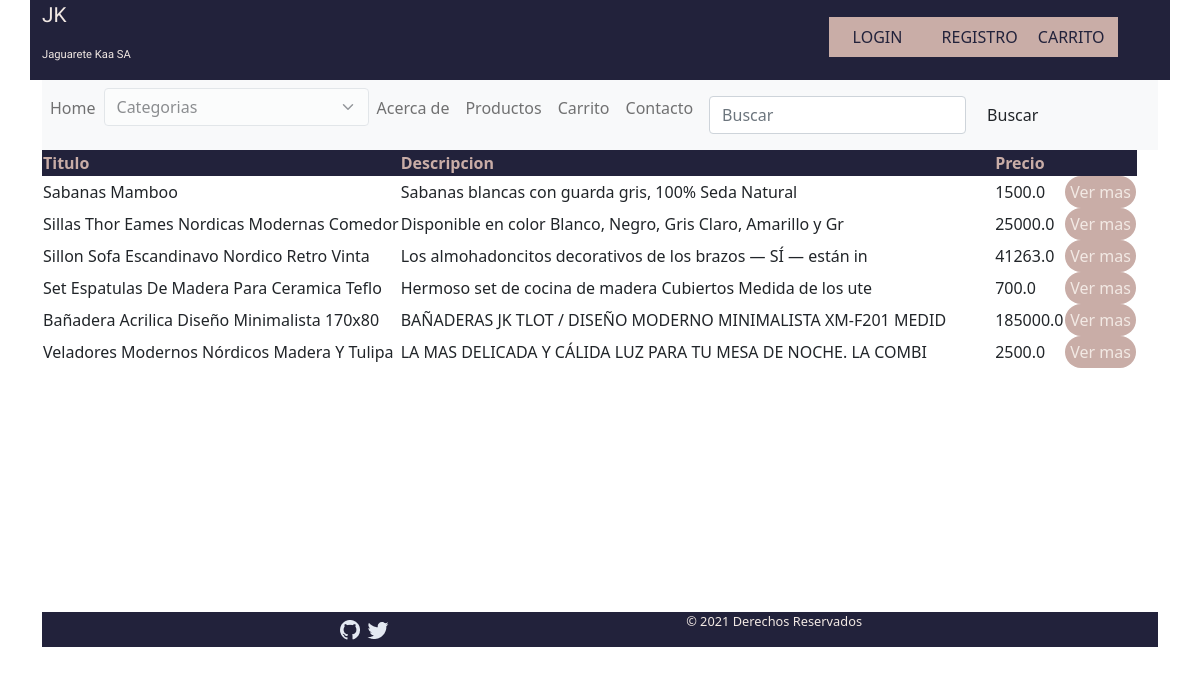
The app's page /producto/, older data.
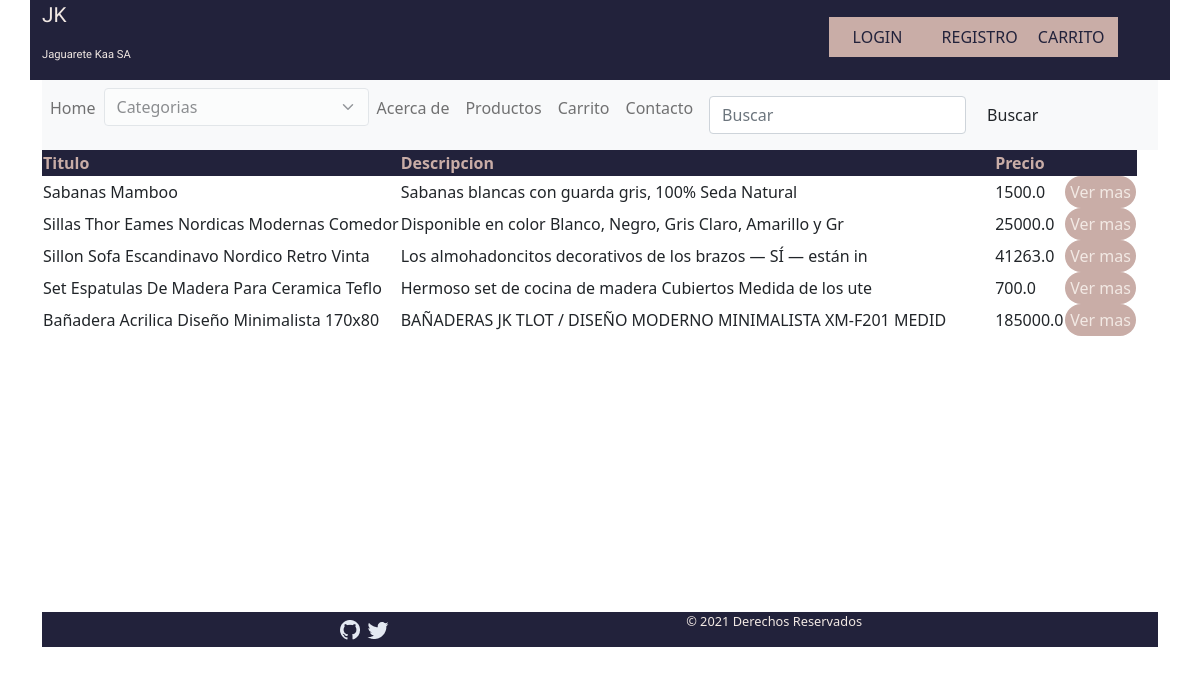
The same page, newer data.
### CARRITO/models.py (models this page shows, shortened)
class Producto(models.Model):
    titulo =  models.CharField(max_length=100)
    imagenProducto =  models.ImageField(upload_to='productos',blank = True, null = True)
    descripcion = models.CharField(max_length=100)
    precio =  models.FloatField()
    categoria = models.ForeignKey(Categoria,on_delete= models.CASCADE, null=False)
    created =  models.DateTimeField(auto_now_add=True)
    updated =  models.DateTimeField(auto_now_add=True)

### CARRITO/views.py (the view)
# urls.py: path('producto/', views.producto, name='Producto'),
def producto(request):
    productos = Producto.objects.all()
    for producto in productos:
        producto.titulo =  producto.titulo[:43]
        producto.descripcion =  producto.descripcion[:60]
    return render(request,"productos/producto.html",{'productos':productos})

### CARRITO/context_processors.py (called while the page is built)
def extras(request):
    categorias =  Categoria.objects.all()
    return {'categorias':categorias}

### CARRITO/templates/productos/producto.html (shortened to what this page needs)
{% extends "layout.html" %}
{% block content %}
            <table>
                <tr>
                    <th class="head_tabla">Titulo</th>
                    <th class="head_tabla">Descripcion</th>
                    <th class="head_tabla">Precio</th>
                    <th class="head_tabla">  </th>
                </tr>
                {% for producto in productos %}
                            <tr class="row_tabla">
                                <td class="col_tabla">{{ producto.titulo}}</td>
                                <td class="col_tabla descripcion">{{producto.descripcion}}</td>
                                <td class="col_tabla">{{producto.precio}}</td>
                                <td class="col_tabla"><a class=" link_producto"href="{% url 'verProducto' producto.id %}">Ver mas</a></td>
                            </tr>
                {% endfor %}
            </table>
{%endblock%}

Row changes from the older to the newer data that the page shows:
removed Producto: titulo "Veladores Modernos Nórdicos Madera Y Tulipa", descripcion "LA MAS DELICADA Y CÁLIDA LUZ PARA TU MESA DE NOCHE. LA COMBI", precio "2500.0"
